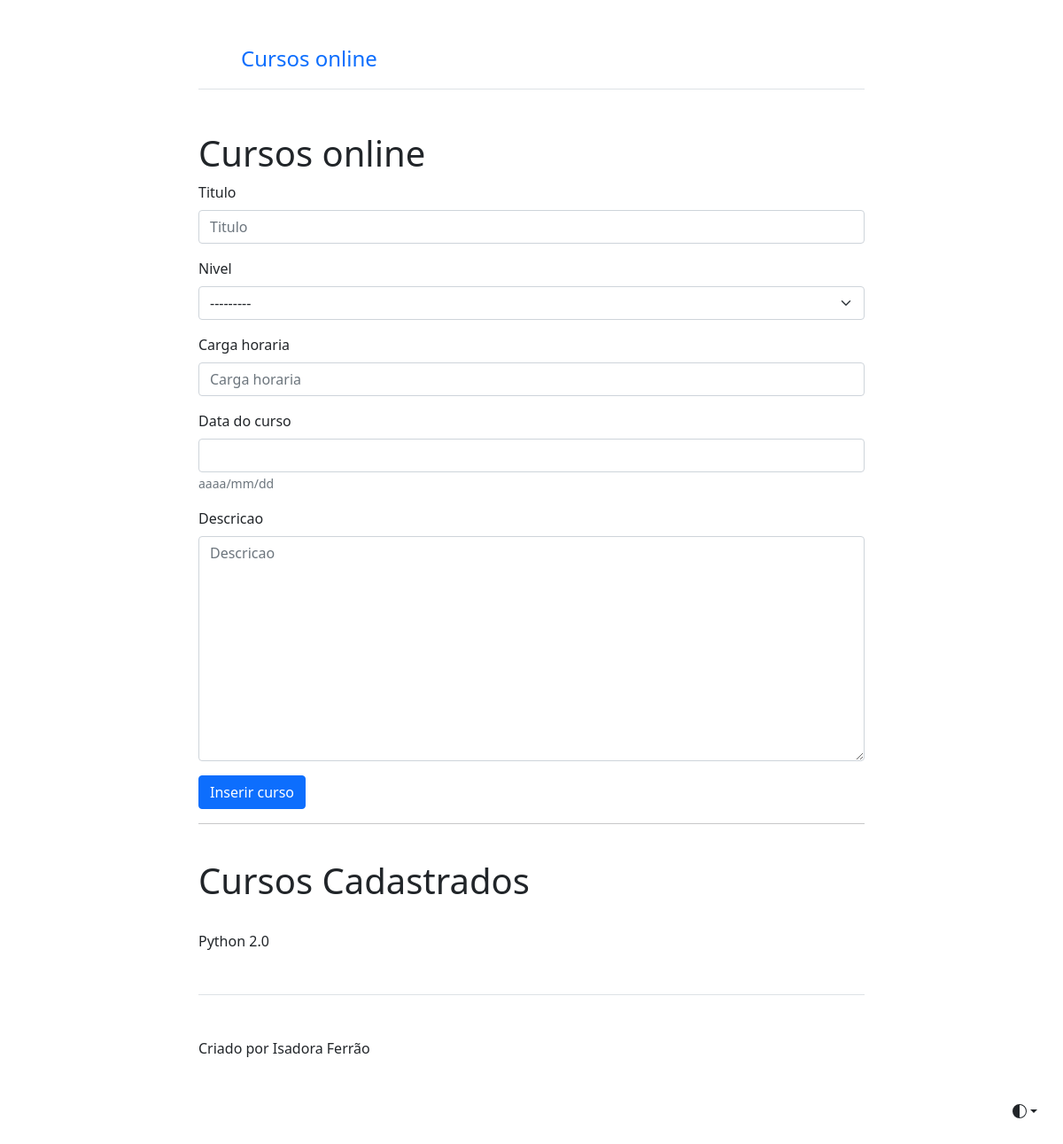
The page /curso/criar_curso/ on the database as committed earlier.
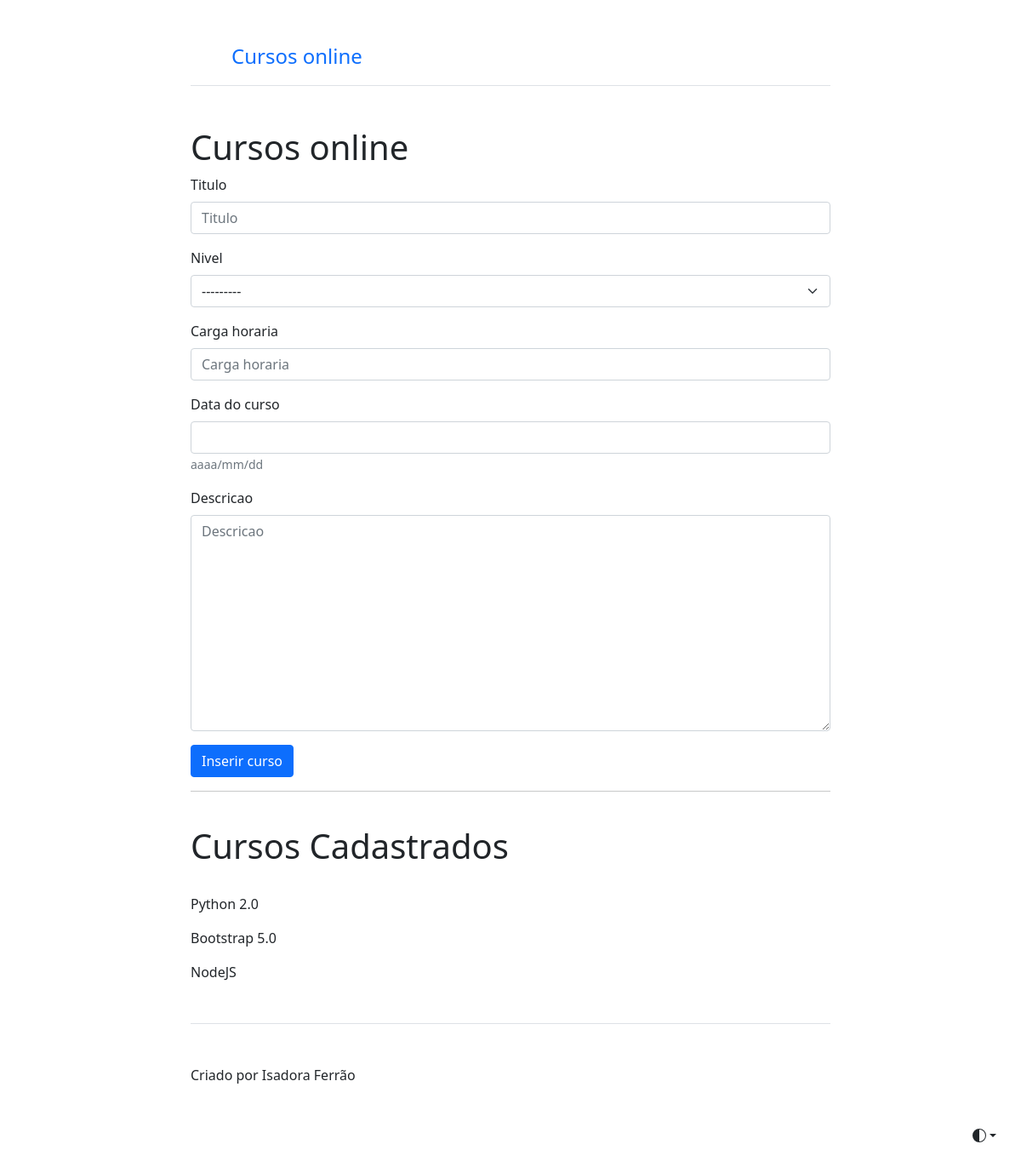
The same page on the database as committed later.
### cursos/models.py (models this page shows, shortened)
class Curso(models.Model):
    niveis_de_curso = (
        ('Iniciante', 'Iniciante'),
        ('Intermediário', 'Intermediário'),
        ('avançado', 'avançado')
    )
    titulo= models.CharField(max_length=50)
    nivel= models.CharField(max_length=50, choices= niveis_de_curso)
    carga_horaria= models.IntegerField()
    data_do_curso= models.DateField(help_text='aaaa/mm/dd')
    descricao= models.TextField()
    class Meta:
        verbose_name = 'Cadastro de Curso'
        verbose_name_plural = 'Cadastros de Curso'
        ordering = ['-data_do_curso']

### cursos/views.py (the view)
# urls.py: path('criar_curso/', criar_curso, name='criar_curso')
@cache_page(30)
def criar_curso(request):
    cursos = Curso.objects.all()
    form = CursoForm(request.POST or None)
    sucesso = False
    if form.is_valid():
        form.save()
        sucesso = True
    contexto = {
        'form': form,
        'sucesso': sucesso,
        'cursos': cursos
    }
    return render(request, 'criar_curso.html', contexto)

### cursos/forms.py (shortened to what this page needs)
class CursoForm(forms.ModelForm):
    class Meta:
        model = Curso
        fields = ['titulo', 'nivel', 'carga_horaria', 'data_do_curso', 'descricao']

### cursos/templates/criar_curso.html (shortened to what this page needs)
{% extends "inicio.html" %}
{% load bootstrap5 %}
{% block principal %}
  <h1 class="text-body-emphasis">Cursos online</h1>
  {% if sucesso %}
  <p class="alert alert-success">Curso cadastrado com sucesso! </p>
  {% else %}
  <form action="" method="POST" id="form">
    {% bootstrap_form form %}
    <button type="submit" class="btn btn-primary btn-block">Inserir curso</button>
  </form>
  <hr>
  <br>
  <h1>Cursos Cadastrados</h1><br>
  {% for item in cursos %}
    <p>{{item.titulo}}</p>
  {% endfor%}
  {% endif %}
{% endblock %}

### base/templates/inicio.html (shortened to what this page needs)
<!doctype html>
<html lang="en" data-bs-theme="auto">
<head><script src="../assets/js/color-modes.js"></script>
    <link href="/static/starter-template.css" rel="stylesheet">
    <link href="/static/bootstrap.min.css" rel="stylesheet">
</head>
<body>
    <div class="dropdown position-fixed bottom-0 end-0 mb-3 me-3 bd-mode-toggle">
    <button class="btn btn-bd-primary py-2 dropdown-toggle d-flex align-items-center"
            id="bd-theme"
            type="button"
            aria-expanded="false"
            data-bs-toggle="dropdown"
            aria-label="Toggle theme (auto)">
        <svg class="bi my-1 theme-icon-active" width="1em" height="1em"><use href="#circle-half"></use></svg>
    </button>
    </div>
<div class="col-lg-8 mx-auto p-4 py-md-5">
<header class="d-flex align-items-center pb-3 mb-5 border-bottom">
    <a href="/" class="d-flex align-items-center text-body-emphasis text-decoration-none">
    <svg class="bi me-2" width="40" height="32"><use xlink:href="#bootstrap"/></svg>
    <span class="fs-4">Cursos online</span>
    </a>
</header>
<main>
    {% block principal %}{% endblock %}
</main>
<footer class="pt-5 my-5 text-body-secondary border-top">
    Criado por Isadora Ferrão
</footer>
</div>
</body>
</html>

### base/templates/inicio.html (style rules this page uses)
.bi { vertical-align: -.125em; fill: currentColor; }
.btn-bd-primary { --bd-violet-bg: #712cf9; --bd-violet-rgb: 112.520718, 44.062154, 249.437846; --bs-btn-font-weight: 600; --bs-btn-color: var(--bs-white); --bs-btn-bg: var(--bd-violet-bg); --bs-btn-border-color: var(--bd-violet-bg); --bs-btn-hover-color: var(--bs-white); --bs-btn-hover-bg: #6528e0; --bs-btn-hover-border-color: #6528e0; --bs-btn-focus-shadow-rgb: var(--bd-violet-rgb); --bs-btn-active-color: var(--bs-btn-hover-color); --bs-btn-active-bg: #5a23c8; --bs-btn-active-border-color: #5a23c8; }
.bd-mode-toggle { z-index: 1500; }

Rows that differ between the two databases and show on the page:
added Curso: titulo "Bootstrap 5.0"
added Curso: titulo "NodeJS"
